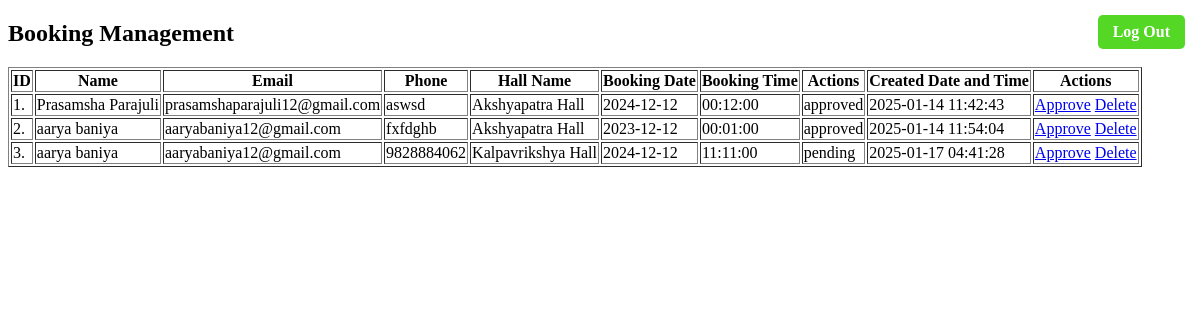
Screenshot of /admindash.php with the database file from the repository.
### tables this page shows
CREATE TABLE `bookings` (
  `id` int(100) NOT NULL,
  `customer_id` int(100) NOT NULL,
  `name` varchar(225) NOT NULL,
  `email` varchar(225) NOT NULL,
  `phone` varchar(100) NOT NULL,
  `venue` varchar(100) NOT NULL,
  `booking_date` date NOT NULL,
  `booking_time` time NOT NULL,
  `status` enum('pending','approved','','','') NOT NULL DEFAULT 'pending',
  `created_at` timestamp NOT NULL DEFAULT current_timestamp()
);

### admindash.php (the view, shortened to what this page needs)
<?php include 'connect.php';?>
<!DOCTYPE html>
<html lang="en">
<head>
</head>
<body>
<h2>Booking Management</h1>
<a href="adminlogout.php" class="logout-button">Log Out</a>
 <table border="1">
        <tr>
                <th>ID</th>
                <th>Name</th>
                <th>Email</th>
                <th>Phone</th>
                <th>Hall Name</th>
                <th>Booking Date</th>
                <th>Booking Time</th>
                <th>Actions</th>
                <th>Created Date and Time</th>
                <th>Actions</th>
        </tr>
        <?php
        $sql = "SELECT * FROM bookings";
        $query = mysqli_query($conn, $sql);
        if (mysqli_num_rows($query) <= 0) {
            echo "No data found in table.";
        } else {
            $i = 1;
            while ($row = mysqli_fetch_assoc($query)) {
        ?>
                <tr>
                    <td><?php echo $i++ . "."; ?></td>
                    <td><?php echo $row['name']; ?></td>
                    <td><?php echo $row['email']; ?></td>
                    <td><?php echo $row['phone']; ?></td>
                    <td><?php echo $row['venue']; ?></td>
                    <td><?php echo $row['booking_date']; ?></td>
                    <td><?php echo $row['booking_time']; ?></td>
                    <td><?php echo $row['status']; ?></td>
                    <td><?php echo $row['created_at']; ?></td>
                    <td>
                        <a href="approve.php?customer_id=<?php echo $row['customer_id']; ?>">Approve</a>
                        <a href="delete.php?customer_id=<?php echo $row['customer_id']; ?>" onclick="return confirm('Are you sure you want to delete your data?')">Delete</a>
                    </td>
                </tr>
        <?php
            }
        }
        ?>
    </table>
</body>
</html>

### admindash.php (style rules this page uses)
.logout-button { position: absolute; top: 15px; right: 15px; padding: 8px 15px; background-color:rgb(85, 215, 38); color: white; text-decoration: none; border-radius: 5px; font-weight: bold; }

### rows the page displays
bookings: name "Prasamsha Parajuli", email "prasamshaparajuli12@gmail.com", phone "aswsd", venue "Akshyapatra Hall", booking_date "2024-12-12", booking_time "00:12:00", status "approved", created_at "2025-01-14 11:42:43"
bookings: name "aarya baniya", email "aaryabaniya12@gmail.com", phone "fxfdghb", venue "Akshyapatra Hall", booking_date "2023-12-12", booking_time "00:01:00", status "approved", created_at "2025-01-14 11:54:04"
bookings: name "aarya baniya", email "aaryabaniya12@gmail.com", phone "9828884062", venue "Kalpavrikshya Hall", booking_date "2024-12-12", booking_time "11:11:00", status "pending", created_at "2025-01-17 04:41:28"
